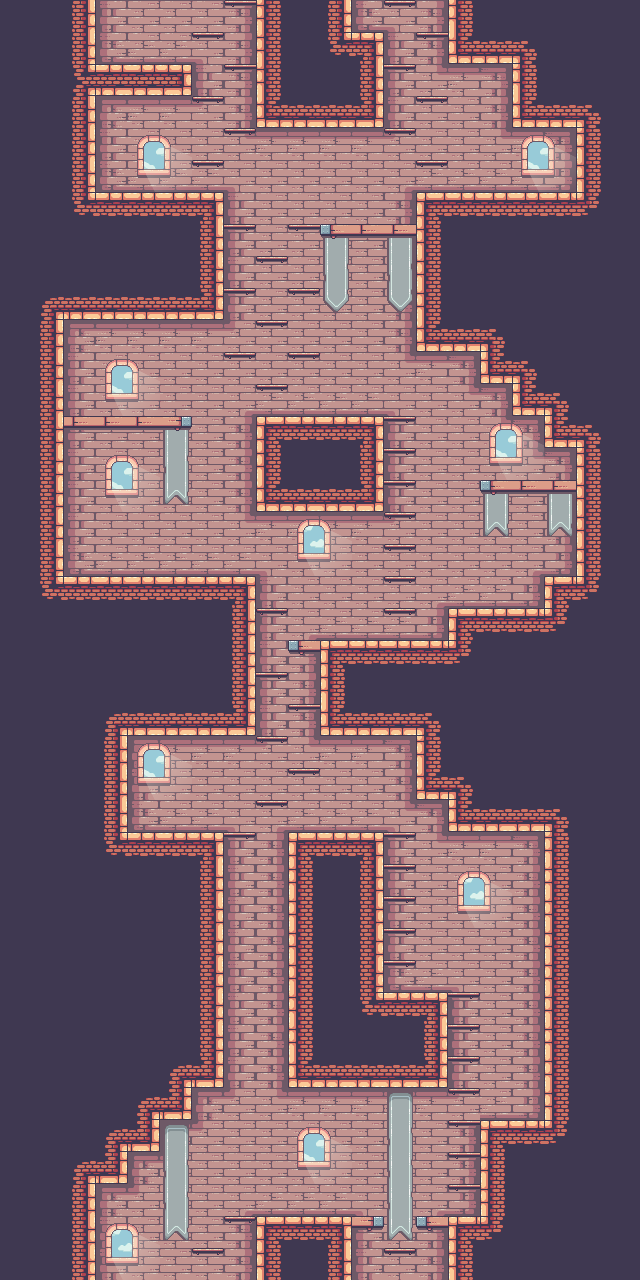

A level layout from a 2D game, rendered from its tile map. Below: a short description, then the map file with its tile-grid data intact:
An orthogonal 20x40 tile map with 32x32 px tiles, 3 tile layers (Tile Layer 1, Decoration, Platforms), 2 tilesets.

<map version="1.10" tiledversion="1.10.2" orientation="orthogonal" renderorder="right-down" width="20" height="40" tilewidth="32" tileheight="32" infinite="0" nextlayerid="4" nextobjectid="1">
 <tileset firstgid="1" source="terrain.tsx" />
 <tileset firstgid="248" source="decorations.tsx" />
 <layer id="1" name="Tile Layer 1" width="20" height="40">
  <data encoding="csv">
41,41,42,154,155,155,155,156,40,41,42,173,142,156,40,41,41,41,41,41,
41,41,42,173,174,174,142,156,40,41,46,23,154,156,59,60,28,41,41,41,
41,41,50,98,98,99,154,156,40,41,41,42,154,160,136,137,40,41,41,41,
41,41,42,135,136,136,161,156,59,60,60,61,154,155,155,156,59,60,28,41,
41,41,42,154,155,155,155,160,136,136,136,136,161,155,155,160,136,137,40,41,
41,41,42,173,174,174,174,142,155,155,155,155,141,174,174,174,174,175,40,41,
41,41,46,22,22,22,23,154,155,155,155,155,156,21,22,22,22,22,47,41,
41,41,41,41,41,41,42,154,155,155,155,155,156,40,41,41,41,41,41,41,
41,41,41,41,41,41,42,154,155,155,155,155,156,40,41,41,41,41,41,41,
41,27,60,60,60,60,61,154,155,155,155,155,156,40,41,41,41,41,41,41,
41,42,135,136,136,136,136,161,155,155,155,155,156,59,60,28,41,41,41,41,
41,42,154,155,155,155,155,155,155,155,155,155,160,136,137,59,28,41,41,41,
41,42,154,155,155,155,155,141,174,174,174,174,142,155,160,137,59,28,41,41,
41,42,154,155,155,155,155,156,21,22,22,23,154,155,155,160,137,59,28,41,
41,42,154,155,155,155,155,156,40,41,41,42,154,155,155,155,160,137,40,41,
41,42,154,155,155,155,155,156,59,60,60,61,154,155,155,155,155,156,40,41,
41,42,154,155,155,155,155,160,136,136,136,136,161,155,155,155,155,156,40,41,
41,42,173,174,174,174,174,174,142,155,155,155,155,155,155,155,141,175,40,41,
41,46,22,22,22,22,22,23,154,155,155,155,155,141,174,174,175,21,47,41,
41,41,41,41,41,41,41,42,154,141,174,174,174,175,21,22,22,47,41,41,
41,41,41,41,41,41,41,42,154,156,21,22,22,22,47,41,41,41,41,41,
41,41,41,41,41,41,41,42,154,156,40,41,41,41,41,41,41,41,41,41,
41,41,41,27,60,60,60,61,154,156,59,60,60,28,41,41,41,41,41,41,
41,41,41,42,135,136,136,136,161,160,136,136,137,40,41,41,41,41,41,41,
41,41,41,42,154,155,155,155,155,155,155,155,156,59,28,41,41,41,41,41,
41,41,41,42,173,174,174,142,141,174,174,174,169,137,59,60,60,28,41,41,
41,41,41,46,22,22,23,154,156,21,22,23,154,160,136,136,137,40,41,41,
41,41,41,41,41,41,42,154,156,40,41,42,154,155,155,155,156,40,41,41,
41,41,41,41,41,41,42,154,156,40,41,42,154,155,155,155,156,40,41,41,
41,41,41,41,41,41,42,154,156,40,41,42,154,155,155,155,156,40,41,41,
41,41,41,41,41,41,42,154,156,40,41,42,173,174,142,155,156,40,41,41,
41,41,41,41,41,41,42,154,156,40,41,46,22,23,154,155,156,40,41,41,
41,41,41,41,41,41,42,154,156,40,41,41,41,42,154,155,156,40,41,41,
41,41,41,41,41,27,61,154,156,59,60,60,60,61,154,155,156,40,41,41,
41,41,41,41,27,61,135,161,160,136,136,136,136,136,161,174,175,40,41,41,
41,41,41,27,61,135,161,155,155,155,155,155,155,155,156,21,22,47,41,41,
41,41,27,61,135,161,155,155,155,155,155,155,155,155,156,40,41,41,41,41,
41,41,42,135,161,155,155,141,174,174,174,142,155,141,175,40,41,41,41,41,
41,41,42,154,155,155,155,156,21,22,23,154,155,156,21,47,41,41,41,41,
41,41,42,154,155,155,155,156,40,41,42,154,155,156,40,41,41,41,41,41
</data>
 </layer>
 <layer id="2" name="Decoration" width="20" height="40">
  <data encoding="csv">
0,0,0,0,0,0,0,0,0,0,0,0,0,0,0,0,0,0,0,0,
0,0,0,0,0,0,0,0,0,0,0,0,0,0,0,0,0,0,0,0,
0,0,0,0,0,0,0,0,0,0,0,0,0,0,0,0,0,0,0,0,
0,0,0,0,0,0,0,0,0,0,0,0,0,0,0,0,0,0,0,0,
0,0,0,0,271,272,0,0,0,0,0,0,0,0,0,0,271,272,0,0,
0,0,0,0,278,279,0,0,0,0,0,0,0,0,0,0,278,279,0,0,
0,0,0,0,0,0,0,0,0,0,0,0,0,0,0,0,0,0,0,0,
0,0,0,0,0,0,0,0,0,0,256,0,256,0,0,0,0,0,0,0,
0,0,0,0,0,0,0,0,0,0,263,0,263,0,0,0,0,0,0,0,
0,0,0,0,0,0,0,0,0,0,277,0,277,0,0,0,0,0,0,0,
0,0,0,0,0,0,0,0,0,0,0,0,0,0,0,0,0,0,0,0,
0,0,0,271,272,0,0,0,0,0,0,0,0,0,0,0,0,0,0,0,
0,0,0,278,279,0,0,0,0,0,0,0,0,0,0,0,0,0,0,0,
0,0,0,0,0,256,0,0,0,0,0,0,0,0,0,271,272,0,0,0,
0,0,0,271,272,263,0,0,0,0,0,0,0,0,0,278,279,0,0,0,
0,0,0,278,279,270,0,0,0,0,0,0,0,0,0,256,0,256,0,0,
0,0,0,0,0,0,0,0,0,273,274,0,0,0,0,270,0,270,0,0,
0,0,0,0,0,0,0,0,0,280,281,0,0,0,0,0,0,0,0,0,
0,0,0,0,0,0,0,0,0,0,0,0,0,0,0,0,0,0,0,0,
0,0,0,0,0,0,0,0,0,0,0,0,0,0,0,0,0,0,0,0,
0,0,0,0,0,0,0,0,0,0,0,0,0,0,0,0,0,0,0,0,
0,0,0,0,0,0,0,0,0,0,0,0,0,0,0,0,0,0,0,0,
0,0,0,0,0,0,0,0,0,0,0,0,0,0,0,0,0,0,0,0,
0,0,0,0,271,272,0,0,0,0,0,0,0,0,0,0,0,0,0,0,
0,0,0,0,278,279,0,0,0,0,0,0,0,0,0,0,0,0,0,0,
0,0,0,0,0,0,0,0,0,0,0,0,0,0,0,0,0,0,0,0,
0,0,0,0,0,0,0,0,0,0,0,0,0,0,0,0,0,0,0,0,
0,0,0,0,0,0,0,0,0,0,0,0,0,0,273,274,0,0,0,0,
0,0,0,0,0,0,0,0,0,0,0,0,0,0,280,281,0,0,0,0,
0,0,0,0,0,0,0,0,0,0,0,0,0,0,0,0,0,0,0,0,
0,0,0,0,0,0,0,0,0,0,0,0,0,0,0,0,0,0,0,0,
0,0,0,0,0,0,0,0,0,0,0,0,0,0,0,0,0,0,0,0,
0,0,0,0,0,0,0,0,0,0,0,0,0,0,0,0,0,0,0,0,
0,0,0,0,0,0,0,0,0,0,0,0,0,0,0,0,0,0,0,0,
0,0,0,0,0,0,0,0,0,0,0,0,256,0,0,0,0,0,0,0,
0,0,0,0,0,256,0,0,0,271,272,0,263,0,0,0,0,0,0,0,
0,0,0,0,0,263,0,0,0,278,279,0,263,0,0,0,0,0,0,0,
0,0,0,0,0,263,0,0,0,0,0,0,263,0,0,0,0,0,0,0,
0,0,0,273,274,270,0,0,0,0,0,0,270,0,0,0,0,0,0,0,
0,0,0,280,281,0,0,0,0,0,0,0,0,0,0,0,0,0,0,0
</data>
 </layer>
 <layer id="3" name="Platforms" width="20" height="40">
  <data encoding="csv">
0,0,0,0,0,0,0,257,0,0,0,0,260,0,0,0,0,0,0,0,
0,0,0,0,0,0,260,0,0,0,0,0,0,257,0,0,0,0,0,0,
0,0,0,0,0,0,0,257,0,0,0,0,259,0,0,0,0,0,0,0,
0,0,0,0,0,0,260,0,0,0,0,0,0,260,0,0,0,0,0,0,
0,0,0,0,0,0,0,260,0,0,0,0,260,0,0,0,0,0,0,0,
0,0,0,0,0,0,260,0,253,0,0,0,0,260,0,0,0,0,0,0,
0,0,0,0,0,0,0,0,0,0,0,0,0,0,0,0,0,0,0,0,
0,0,0,0,0,0,0,259,0,257,264,265,265,0,0,0,0,0,0,0,
0,0,0,0,0,0,0,0,260,0,0,0,0,0,0,0,0,0,0,0,
0,0,0,0,0,0,0,259,0,260,0,0,0,0,0,0,0,0,0,0,
0,0,0,0,0,0,0,0,260,0,0,0,0,0,0,0,0,0,0,0,
0,0,0,0,0,0,0,260,0,260,0,0,0,0,0,0,0,0,0,0,
0,0,0,0,0,0,0,0,260,0,0,0,0,0,0,0,0,0,0,0,
0,0,265,265,265,266,0,0,0,0,0,0,259,0,0,0,0,0,0,0,
0,0,0,0,0,0,0,0,0,0,0,0,259,0,0,0,0,0,0,0,
0,0,0,0,0,0,0,0,0,0,0,0,259,0,0,264,265,265,0,0,
0,0,0,0,0,0,0,0,0,0,0,0,260,0,0,0,0,0,0,0,
0,0,0,0,0,0,0,0,0,0,0,0,260,0,0,0,0,0,0,0,
0,0,0,0,0,0,0,0,0,0,0,0,260,0,0,0,0,0,0,0,
0,0,0,0,0,0,0,0,260,0,0,0,260,0,0,0,0,0,0,0,
0,0,0,0,0,0,0,0,0,264,0,0,0,0,0,0,0,0,0,0,
0,0,0,0,0,0,0,0,259,0,0,0,0,0,0,0,0,0,0,0,
0,0,0,0,0,0,0,0,0,257,0,0,0,0,0,0,0,0,0,0,
0,0,0,0,0,0,0,0,260,0,0,0,0,0,0,0,0,0,0,0,
0,0,0,0,0,0,0,0,0,260,0,0,0,0,0,0,0,0,0,0,
0,0,0,0,0,0,0,0,260,0,0,0,0,0,0,0,0,0,0,0,
0,0,0,0,0,0,0,259,0,0,0,0,259,0,0,0,0,0,0,0,
0,0,0,0,0,0,0,0,0,0,0,0,259,0,0,0,0,0,0,0,
0,0,0,0,0,0,0,0,0,0,0,0,259,0,0,0,0,0,0,0,
0,0,0,0,0,0,0,0,0,0,0,0,259,0,0,0,0,0,0,0,
0,0,0,0,0,0,0,0,0,0,0,0,259,0,0,0,0,0,0,0,
0,0,0,0,0,0,0,0,0,0,0,0,0,0,259,0,0,0,0,0,
0,0,0,0,0,0,0,0,0,0,0,0,0,0,259,0,0,0,0,0,
0,0,0,0,0,0,0,0,0,0,0,0,0,0,259,0,0,0,0,0,
0,0,0,0,0,0,0,0,0,0,0,0,0,0,260,0,0,0,0,0,
0,0,0,0,0,0,0,0,0,0,0,0,0,0,257,0,0,0,0,0,
0,0,0,0,0,0,0,0,0,0,0,0,0,0,257,0,0,0,0,0,
0,0,0,0,0,0,0,0,0,0,0,0,0,0,257,0,0,0,0,0,
0,0,0,0,0,0,0,260,0,0,0,266,0,264,0,0,0,0,0,0,
0,0,0,0,0,0,260,0,0,0,0,0,260,0,0,0,0,0,0,0
</data>
 </layer>
</map>
